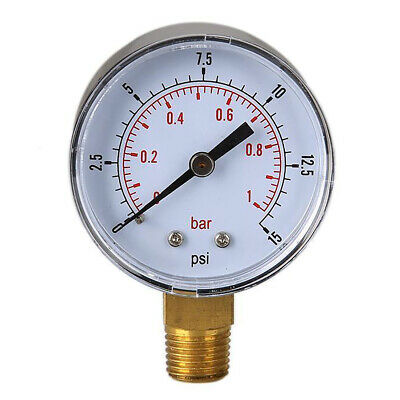
#> input picture images/manometro.jpg, 400 x 400 px
$ python Manometro_Clarendon_p64_Cropped.py
#> lines starting #> are read from the running program, lines starting #| are printed output that depends on the picture
# my code for black and white image
from PIL import Image

filename = input("name of the image? ")
#> the answer given: images/manometro.jpg
# filename = "manometro.jpg"
image = Image.open(filename) # name of the image file
#> image is the input picture: PIL image 400x400 RGB; mean R, G, B 218.4, 218.5, 222
rgb_image = image.convert('RGB')
width, height = image.size
#> width = 400; height = 400

output = Image.new('RGB', (width, height))
#> output: PIL image 400x400 RGB; every value is 0
# cropped: x:180-920, y: 210-550, => 740x340
cropped = Image.new('RGB', (740, 340))
#> cropped: PIL image 740x340 RGB; every value is 0

for row in range(height):
    for col in range(width):
        r, g, b = image.getpixel((col, row))

        p = (int)((0.3 * r) + (0.3 * g) + (0.4 * b))
        if ( p < 128 ):
            p = max(0, 128 -(128-p)*2+64)
        else:
            p = min(255, 128 + (p-128)*2+64)

        output.putpixel((col, row),(p,p,p))

        if col >= 180 and col < 920 and row >= 210 and row < 550 :
            cropped.putpixel((col-180, row-210),(p,p,p))
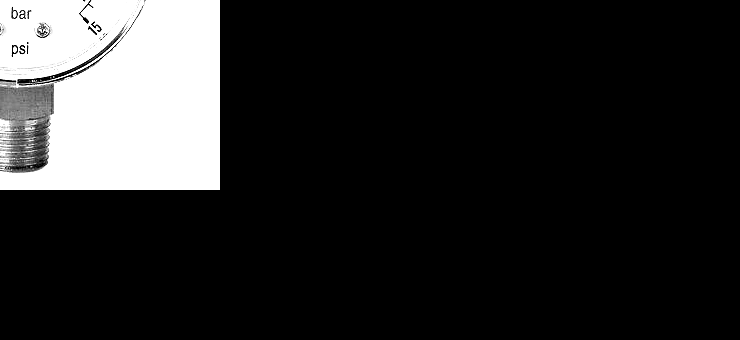
#> cropped: PIL image 740x340 RGB; min 0, max 255, mean 39.1
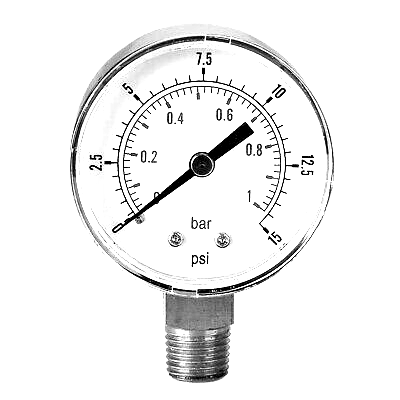
#> output: PIL image 400x400 RGB; min 0, max 255, mean 238.9

# output.save("manometro_clarendon.jpg")

cropped.save("cropped_"+filename)
